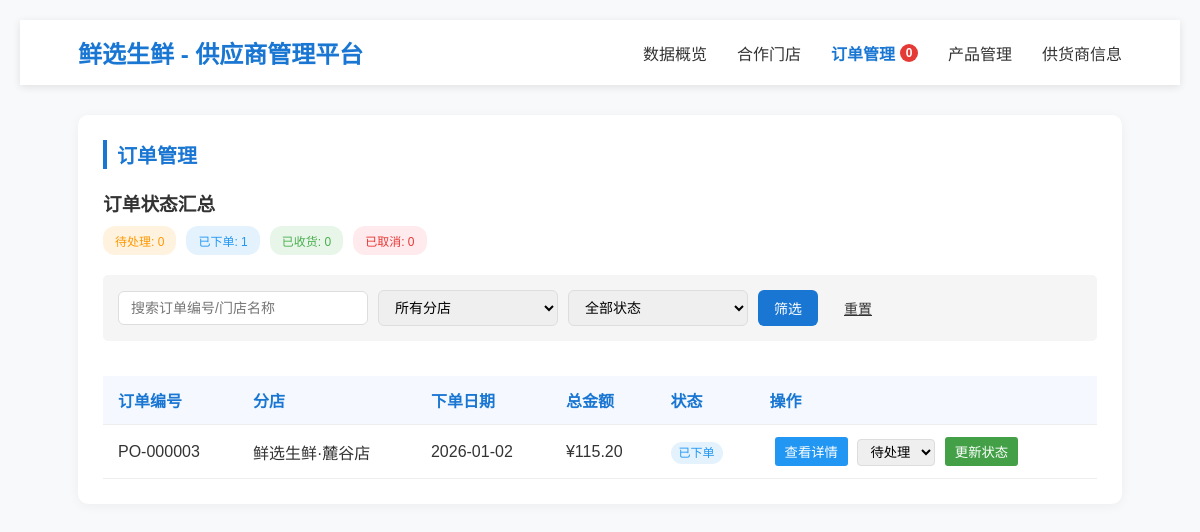
Page /supplier/orders.php (signed in) on the committed database.
### tables this page shows
CREATE TABLE IF NOT EXISTS `PurchaseOrder` (
  `purchase_order_ID` INT NOT NULL AUTO_INCREMENT,
  `supplier_ID` INT NOT NULL, 
  `branch_ID` INT NOT NULL, 
  `date` DATE NOT NULL, 
  `status` ENUM('pending', 'ordered', 'received', 'cancelled') DEFAULT 'pending',
  `total_amount` DECIMAL(10,2) DEFAULT 0,
  PRIMARY KEY (`purchase_order_ID`),
  CONSTRAINT `fk_branch_id`
    FOREIGN KEY (`branch_ID`)
    REFERENCES `Branch` (`branch_ID`)
    ON DELETE NO ACTION
    ON UPDATE NO ACTION,
  CONSTRAINT `fk_supplier_id`
    FOREIGN KEY (`supplier_ID`)
    REFERENCES `Supplier` (`supplier_ID`)
    ON DELETE NO ACTION
    ON UPDATE NO ACTION);

CREATE TABLE IF NOT EXISTS `Branch` (
  `branch_ID` INT NOT NULL AUTO_INCREMENT,
  `branch_name` VARCHAR(100) UNIQUE NOT NULL,
  `address` VARCHAR(255) NOT NULL,
  `phone` VARCHAR(20) NULL,
  `email` VARCHAR(100) NULL,
  `manager_ID` INT NULL,  
  `manager_phone` VARCHAR(20) NULL,
  `status` ENUM('active', 'inactive', 'under_renovation') DEFAULT 'active',
  `created_at` TIMESTAMP DEFAULT CURRENT_TIMESTAMP,
  PRIMARY KEY (`branch_ID`)

);

### supplier/inc/data.php (called while the page is built, shortened)
<?php
function getDBConnection() {
    $servername = "localhost";
    $username = "root";
    $password = "8049023544Aaa?";
    $dbname = "mydb";
    $conn = new mysqli($servername, $username, $password, $dbname);
    $conn->set_charset("utf8mb4");
    return $conn;
}
function getCurrentSupplierId() {
    return isset($_SESSION['supplier_id']) ? (int)$_SESSION['supplier_id'] : 0;
}
function getSupplierPurchaseOrders($status = NULL, $branchId = 0, $supplierId = 0, $search = '') {
    $conn = getDBConnection();
    $sql = "SELECT po.*, b.branch_name, b.address as branch_address
            FROM PurchaseOrder po
            JOIN Branch b ON po.branch_ID = b.branch_ID
            WHERE po.supplier_ID = ?";
    $params = [$supplierId];
    $paramTypes = 'i';
    $sql .= " ORDER BY po.date DESC";
    $stmt = $conn->prepare($sql);
    $stmt->bind_param($paramTypes, ...$params);
    $stmt->execute();
    $result = $stmt->get_result();
    $orders = [];
    while ($row = $result->fetch_assoc()) {
        $orders[] = $row;
    }
    return $orders;
}
function getOrderStatusSummary() {
    $conn = getDBConnection();
    $supplierId = getCurrentSupplierId();
    $stmt = $conn->prepare("
        SELECT status, COUNT(*) as count
        FROM PurchaseOrder
        WHERE supplier_ID = ?
        GROUP BY status
    ");
    $stmt->bind_param("i", $supplierId);
    $stmt->execute();
    $result = $stmt->get_result();
    $summary = [];
    while ($row = $result->fetch_assoc()) {
        $summary[$row['status']] = $row['count'];
    }
    return $summary;
}
function formatAmount($amount) {
    return '¥' . number_format($amount, 2);
}
?>

### supplier/orders.php (the view, shortened to what this page needs)
<?php
require_once __DIR__ . '/inc/data.php';
$statusFilter = isset($_GET['status']) ? trim($_GET['status']) : '';
$branchFilter = isset($_GET['branch']) ? (int)$_GET['branch'] : 0;
$searchTerm = isset($_GET['search']) ? trim($_GET['search']) : '';
$orders = getSupplierPurchaseOrders(
    $statusFilter !== '' ? $statusFilter : null,
    $branchFilter > 0 ? $branchFilter : null,
    $_SESSION['supplier_id'],
    $searchTerm !== '' ? $searchTerm : null
);
$statusOptions = [
    'pending' => '待处理',
    'ordered' => '已下单',
    'received' => '已收货',
    'cancelled' => '已取消'
];
?>
<!DOCTYPE html>
<html lang="zh-CN">
<head>
</head>
<body>
    <?php include 'header.php'; ?>
    <main class="main">
        <section class="section">
            <h2 class="section-title">订单管理</h2>
            <div class="status-summary" style="margin-bottom: 20px;">
                <h3 style="margin-bottom: 10px;">订单状态汇总</h3>
                <div style="display: flex; gap: 10px; flex-wrap: wrap;">
                    <?php foreach ($statusOptions as $statusKey => $statusLabel): ?>
                        <?php $count = $statusSummary[$statusKey] ?? 0; ?>
                        <span class="status-tag status-<?php echo $statusKey; ?>" style="padding: 6px 12px;">
                            <?php echo $statusLabel . ": " . $count; ?>
                        </span>
                    <?php endforeach; ?>
                </div>
            </div>
            <div class="filter-bar">
                <form method="get" style="display: flex; gap: 10px; align-items: center; flex-wrap: wrap;">
                    <input type="text" class="filter-input" name="search" placeholder="搜索订单编号/门店名称" value="<?php echo htmlspecialchars($searchTerm); ?>">
                    <select class="filter-select" name="branch">
                        <option value="">所有分店</option>
                    </select>
                    <select class="filter-select" name="status">
                        <option value="">全部状态</option>
                    </select>
                    <button type="submit" class="btn btn-primary">筛选</button>
                    <a href="orders.php" class="btn" style="background-color: #f5f5f5; color: #333;">重置</a>
                </form>
            </div>
            <div style="overflow-x: auto;">
                <table class="order-table">
                    <thead>
                        <tr>
                            <th>订单编号</th>
                            <th>分店</th>
                            <th>下单日期</th>
                            <th>总金额</th>
                            <th>状态</th>
                            <th>操作</th>
                        </tr>
                    </thead>
                    <tbody>
                        <?php if (empty($orders)): ?>
                            <tr>
                                <td colspan="6" style="text-align: center; padding: 30px;">暂无订单数据</td>
                            </tr>
                        <?php else: ?>
                            <?php foreach ($orders as $order): ?>
                                <tr>
                                    <td>PO-<?php echo str_pad($order['purchase_order_ID'], 6, '0', STR_PAD_LEFT); ?></td>
                                    <td><?php echo htmlspecialchars($order['branch_name']); ?></td>
                                    <td><?php echo date('Y-m-d', strtotime($order['date'])); ?></td>
                                    <td><?php echo formatAmount($order['total_amount']); ?></td>
                                    <td>
                                        <span class="status-tag status-<?php echo $order['status']; ?>">
                                            <?php echo $statusOptions[$order['status']] ?? $order['status']; ?>
                                        </span>
                                    </td>
                                    <td>
                                        <button class="action-btn detail-btn" onclick="viewOrderDetail(<?php echo $order['purchase_order_ID']; ?>)">
                                            查看详情
                                        </button>
                                        <?php if ($order['status'] == 'pending' || $order['status'] == 'ordered'): ?>
                                            <form class="update-form" method="post" onsubmit="return confirm('确认要更新订单状态吗？')">
                                                <select name="status" style="padding: 4px 8px; border-radius: 4px; border: 1px solid #ddd;">
                                                    <?php foreach ($statusOptions as $value => $label): ?>
                                                        <?php if ($value != $order['status'] && $value != 'cancelled'): ?>
                                                            <option value="<?php echo $value; ?>"><?php echo $label; ?></option>
                                                        <?php endif; ?>
                                                    <?php endforeach; ?>
                                                </select>
                                                <button type="submit" class="action-btn" style="background-color: #43a047; color: white;">更新状态</button>
                                            </form>
                                        <?php endif; ?>
                                    </td>
                                </tr>
                            <?php endforeach; ?>
                        <?php endif; ?>
                    </tbody>
                </table>
            </div>
        </section>
    </main>
</body>
</html>

### supplier/header.php
<?php
require_once __DIR__ . '/inc/data.php';
$statusSummary = getOrderStatusSummary();
$currentPage = basename($_SERVER['PHP_SELF']);
?>
<header class="header">
    <div class="nav-container">
        <a href="dashboard.php" class="logo">鲜选生鲜 - 供应商管理平台</a>
        <ul class="nav-menu">
            <li class="nav-item"><a href="dashboard.php" class="nav-link <?php echo $currentPage === 'dashboard.php' ? 'active' : ''; ?>">数据概览</a></li>
            <li class="nav-item"><a href="stores.php" class="nav-link <?php echo $currentPage === 'stores.php' ? 'active' : ''; ?>">合作门店</a></li>
            <li class="nav-item">
             <a href="orders.php" class="nav-link <?php echo $currentPage === 'orders.php' ? 'active' : ''; ?>">
             订单管理
             <span class="badge" id="unhandledOrderBadge">
               <?php
               echo isset($statusSummary['pending']) && $statusSummary['pending'] > 0
                ? $statusSummary['pending']
                : '0';
              ?>
              </span>
            </a>
         </li>
            <li class="nav-item"><a href="products_manage.php" class="nav-link <?php echo $currentPage === 'products_manage.php' ? 'active' : ''; ?>">产品管理</a></li>
            <li class="nav-item"><a href="profile.php" class="nav-link <?php echo $currentPage === 'profile.php' ? 'active' : ''; ?>">供货商信息</a></li>
        </ul>
    </div>
</header>

### supplier/orders.php (style rules this page uses)
* { margin: 0; padding: 0; box-sizing: border-box; font-family: 'Microsoft YaHei', Arial, sans-serif; }
body { background-color: #f8f9fa; color: #333; margin: 20px; }
.header { background-color: #fff; box-shadow: 0 2px 8px rgba(0,0,0,0.1); position: sticky; top: 0; z-index: 999; }
.nav-container { width: 90%; margin: 0 auto; display: flex; justify-content: space-between; align-items: center; padding: 15px 0; }
.logo { font-size: 24px; font-weight: bold; color: #1976d2; text-decoration: none; }
.nav-menu { display: flex; list-style: none; }
.nav-item { margin-left: 30px; }
.nav-link { text-decoration: none; color: #333; font-size: 16px; font-weight: 500; transition: color 0.3s; display: inline-flex; align-items: center; }
.nav-link.active { color: #1976d2; font-weight: bold; }
.badge { display: inline-block; min-width: 18px; height: 18px; line-height: 18px; text-align: center; border-radius: 50%; background-color: #e53935; color: white; font-size: 12px; margin-left: 5px; vertical-align: middle; transition: all 0.3s ease; }
.main { width: 90%; margin: 30px auto; min-height: calc(100vh - 200px); }
.section { background-color: #fff; border-radius: 10px; box-shadow: 0 2px 12px rgba(0,0,0,0.05); padding: 25px; margin-bottom: 30px; }
.section-title { font-size: 20px; font-weight: 600; margin-bottom: 20px; color: #1976d2; border-left: 4px solid #1976d2; padding-left: 10px; }
.filter-bar { display: flex; gap: 15px; margin-bottom: 20px; flex-wrap: wrap; align-items: center; padding: 15px; background: #f5f5f5; border-radius: 5px; }
.filter-input { padding: 8px 12px; border: 1px solid #ddd; border-radius: 6px; font-size: 14px; width: 250px; transition: border-color 0.3s; }
.filter-select { padding: 8px 12px; border: 1px solid #ddd; border-radius: 6px; font-size: 14px; width: 180px; transition: border-color 0.3s; }
.btn { padding: 8px 16px; border-radius: 6px; border: none; font-size: 14px; font-weight: 500; cursor: pointer; transition: background-color 0.3s; }
.btn-primary { background-color: #1976d2; color: white; }
.order-table { width: 100%; border-collapse: collapse; margin-top: 15px; }
.order-table th, .order-table td { padding: 12px 15px; text-align: left; border-bottom: 1px solid #eee; }
.order-table th { background-color: #f5f9ff; color: #1976d2; font-weight: 600; }
.status-tag { padding: 4px 8px; border-radius: 12px; font-size: 12px; font-weight: 500; }
.status-pending { background-color: #fff3e0; color: #ff9800; }
.status-ordered { background-color: #e3f2fd; color: #2196f3; }
.status-received { background-color: #e8f5e9; color: #4caf50; }
.status-cancelled { background-color: #ffebee; color: #e53935; }
.action-btn { padding: 5px 10px; margin: 0 5px; border: none; border-radius: 3px; cursor: pointer; }
.detail-btn { background: #2196f3; color: white; }
.update-form { display: inline; }

### rows in the picture
purchaseorder: purchase_order_ID "000003", branch_ID.branch_name "鲜选生鲜·麓谷店", date "2026-01-02", total_amount "¥115.20", status "已下单", status "待处理"

### other values in the picture
$statusLabel "待处理"
$count "0"
$statusLabel "已下单"
$count "1"
$statusLabel "已收货"
$statusLabel "已取消"
